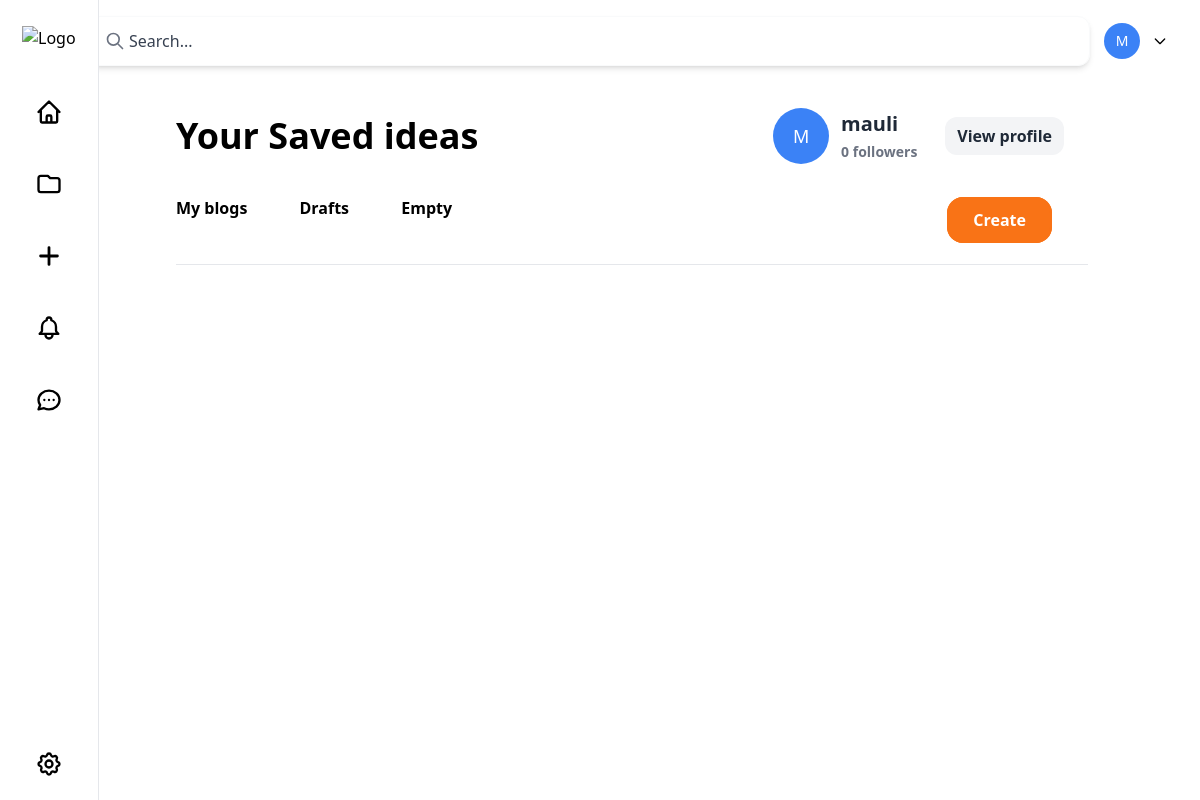
/myposts/ (signed in), run on an earlier commit of the app's database.
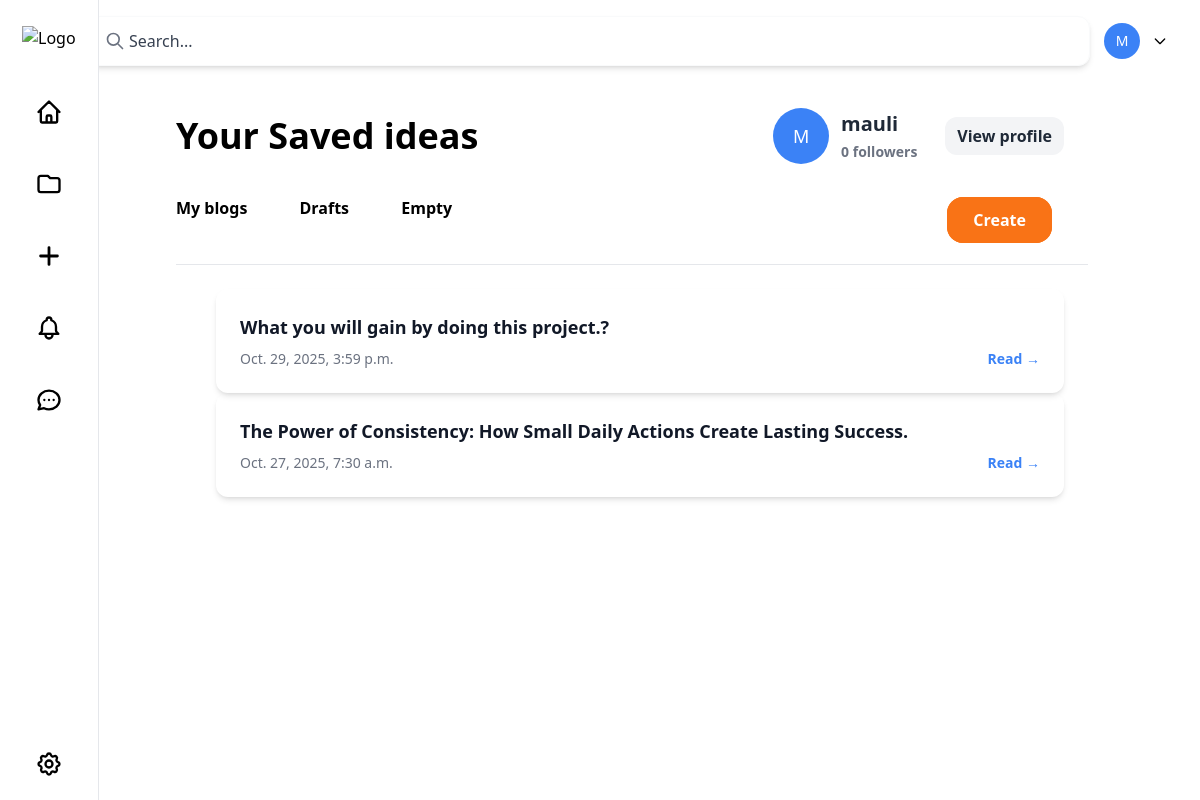
And on a later commit of the database.
### blog/models.py (models this page shows, shortened)
class blog_post(models.Model):
    STATUS_CHOICES = [
        ('draft','Draft'),
        ('published', 'Published')
    ]
    title = models.CharField(max_length=250)
    slug = models.SlugField(max_length=200, unique=True)
    body = models.TextField()
    author = models.ForeignKey(User, on_delete=models.CASCADE)
    created_at = models.DateTimeField(auto_now_add=True)
    updated_at = models.DateTimeField(auto_now=True)
    status = models.CharField(max_length=10, choices = STATUS_CHOICES, default='draft')

### blog/views.py (the view)
# urls.py: path('myposts/', views.user_post, name='my_posts'),
def user_post(request):
    posts = blog_post.objects.filter(author=request.user).order_by('-created_at')
    return render(request, 'about_Sec/my_blog.html', {'posts': posts})

### blog/templates/about_Sec/my_blog.html (shortened to what this page needs)
{% extends "about.html" %}
{% block posts %}
  {% if posts %}
    <div class="col-span-10 lg:col-span-6 p-6 pl-10 ">
      {% for post in posts %}
        {% if post.status != "draft" %}
        <div class=" shadow-md p-6 pb-6 hover:shadow-lg transition-all duration-300 rounded-xl ">
            <h2 class="text-lg font-semibold text-gray-900 mb-2">{{ post.title }}</h2>
            <div class="flex justify-between text-sm text-gray-500">
              <span class=" text-sm">{{post.created_at}}</span>
              <a href="{% url 'post_details' post.id %}" class="text-blue-500 hover:underline font-semibold">Read →</a>
            </div>
          </div>
        {% endif %}
      {% endfor %}
  {% else %}
  <div class="col-span-10 lg:col-span-6 p-6 space-y-2">
    <p class="font-semibold font-mono text-sm">You haven’t written any posts yet.</p>
  </div>
  {% endif %}
{% endblock %}

### blog/templates/about.html (shortened to what this page needs)
{% extends "iindex.html" %}
{% block content %}
<main class=" ml-16 mt-16 h-[calc(100vh-5rem)]  px-28 py-8 bg-white ">
    <div class=" space-y-5 pb-8 w-full border-b border-gray-200">
        <div class="flex items-center justify-between  ">
            <div>
                <h1 class="text-4xl font-bold">Your Saved ideas</h1>
            </div>
            <div class="flex py-3 px-6 gap-3 items-center">
                <div class="w-14 h-14 rounded-full bg-blue-500 text-white flex items-center justify-center text-lg ">
                    {{ user.username|first|upper }}
                </div>
                <div class="space-y-1">
                    <h1 class="block text-gray-800 font-semibold text-xl  ">{{ user.username }}</h1>
                    <p class="text-sm font-semibold text-gray-500">
                    0 followers
                    </p>
                </div>
                <div class="pl-4">
                    <a href="#" class="bg-gray-100 hover:bg-gray-200 px-3 py-2 rounded-xl font-semibold text-gray-800">View profile</a>
                </div>
            </div>
        </div>
        <div class="flex justify-between ">
            <div class=" space-x-12">
                <a href="{% url 'my_posts'%}" class=" font-semibold hover:underline focus:underline underline-offset-8 ">My blogs</a>
                <a href="{% url 'draft_post'%}" class=" font-semibold hover:underline focous:underline underline-offset-8 ">Drafts</a>
                <a href="#" class=" font-semibold hover:underline focous:underline underline-offset-8 ">Empty</a>
            </div>
            <div class=" pr-9 pt-3">
                <a href="{% url 'post_create'%}" class="py-2.5 px-6 bg-orange-500 border-2 border-orange-500 hover:bg-white hover:text-orange-500 text-white rounded-2xl font-semibold transition-all duration-200">Create</a>
            </div>
        </div>
    </div>
    {% block posts %}{% endblock %}
</main>
{% endblock  %}

### blog/templates/iindex.html (shortened to what this page needs)
{% load static %}
<!DOCTYPE html>
<html lang="en">
<head>
  <script src="https://cdn.tailwindcss.com"></script>
</head>
<body>
  {% if user.is_authenticated %}
    <aside class="fixed top-0 left-0 h-screen w-fit bg-white border-r border-gray-200 flex flex-col space-y-6 items-center py-4 px-3 z-50">
      <a href="#" class=" rounded-2xl p-2.5 transition-all duration-200 hover:bg-gray-200 focus:bg-gray-800 focus:text-white">
        <img src="{% static 'images/logo.png' %}" alt="Logo" class="h-7 w-auto transition">
      </a>
      <a href="{% url 'home' %}" class=" rounded-2xl p-2.5 transition-all duration-200 hover:bg-gray-200 focus:bg-gray-800 focus:text-white">
      </a>
      <a href="#" class=" rounded-2xl p-2.5 transition-all duration-200 hover:bg-gray-200 focus:bg-gray-800 focus:text-white">
        <svg xmlns="http://www.w3.org/2000/svg" class="h-7 w-7" fill="none" viewBox="0 0 24 24" stroke="currentColor" stroke-width="2">
          <path stroke-linecap="round" stroke-linejoin="round" d="M3 7v10a2 2 0 002 2h14a2 2 0 002-2V9a2 2 0 00-2-2h-6l-2-2H5a2 2 0 00-2 2z" />
        </svg>
      </a>
      <a href="{% url 'post_create' %}" class=" rounded-2xl p-2.5 transition-all duration-200 hover:bg-gray-200 focus:bg-gray-800 focus:text-white">
        <svg xmlns="http://www.w3.org/2000/svg" class="h-7 w-7" viewBox="0 0 20 20" fill="currentColor">
          <path fill-rule="evenodd" d="M10 3a1 1 0 011 1v5h5a1 1 0 110 2h-5v5a1 1 0 11-2 0v-5H4a1 1 0 110-2h5V4a1 1 0 011-1z" clip-rule="evenodd" />
        </svg>
      </a>
      <a href="#" class=" rounded-2xl p-2.5 transition-all duration-200 hover:bg-gray-200 focus:bg-gray-800 focus:text-white">
      </a>
      <a href="#" class=" rounded-2xl p-2.5 transition-all duration-200 hover:bg-gray-200 focus:bg-gray-800 focus:text-white">
      </a>
      <a href="#" class="absolute bottom-3 rounded-2xl p-2.5 transition-all duration-200 hover:bg-gray-200 focus:bg-gray-800 focus:text-white">
      </a>
    </aside>
    <nav id="searchBar" class="fixed top-0 left-16 bg-white border-gray-200 flex items-center w-[calc(100vw-5rem)] px-3 py-1 pb-1 transition-shadow">
      <div class="flex items-center justify-between gap-0.5 py-3 pr-1.5 px-3 w-full">
        <div class="flex w-full items-center gap-1 rounded-xl shadow-md hover:shadow-lg border border-gray-50 py-3 px-4">
          <svg xmlns="http://www.w3.org/2000/svg" class="h-5 w-5 text-gray-500" fill="none" viewBox="0 0 24 24" stroke="currentColor" stroke-width="2">
            <path stroke-linecap="round" stroke-linejoin="round" d="M21 21l-6-6m2-5a7 7 0 11-14 0 7 7 0 0114 0z" />
          </svg>
          <input type="text" placeholder="Search..." class="bg-transparent outline-none placeholder:text-gray-700 focus:placeholder:text-gray-400 placeholder: " />
        </div>
      </div>
      <button class="flex items-center rounded-2xl p-2  hover:bg-gray-100 ">
        <div class="w-9 h-9 rounded-full bg-blue-500 text-white flex items-center justify-center text-sm">
          {{ user.username|first|upper }}
        </div>
      </button>
        <button id="dropdownButton" class="items-center text-black p-1 rounded-lg hover:bg-gray-100 focus:outline-none">
            <svg class="w-4 h-4" fill="none" stroke="currentColor" stroke-width="2"
                viewBox="0 0 24 24">
              <path stroke-linecap="round" stroke-linejoin="round"
                    d="M19 9l-7 7-7-7" />
            </svg>
          </button>
    </nav>
    {% block content %}{% endblock %}
  {% else %}
    <script>
      window.location.href = "{% url 'register' %}";
    </script>
  {% endif %}
</body>

What changed in the data, as far as the page shows it:
added blog_post: title "What you will gain by doing this project.?", created_at "Oct. 29, 2025, 3:59 p.m."
added blog_post: title "The Power of Consistency: How Small Daily Actions Create Lasting Success.", created_at "Oct. 27, 2025, 7:30 a.m."
